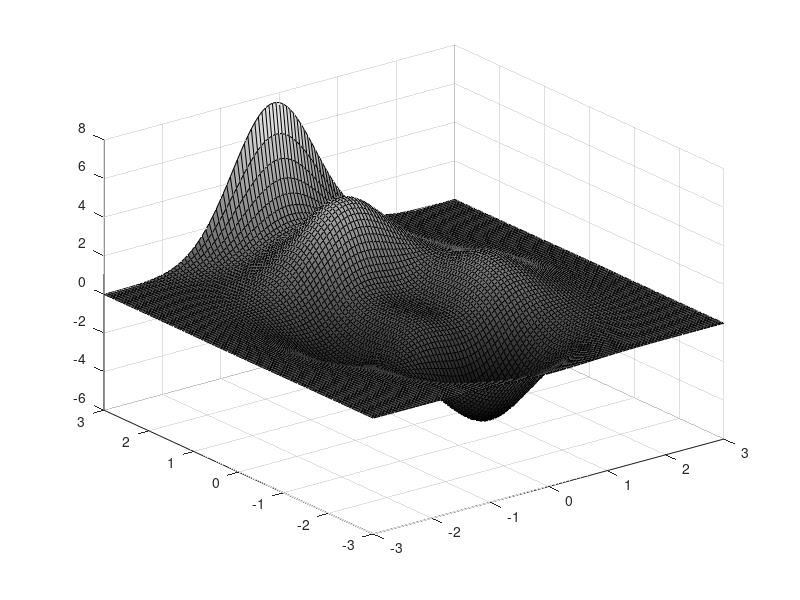

MATLAB code for this plot: (Note: this script raises an error after producing the figure.)
clear all;
close all;

n = 101;
taille_im = 9;

x = linspace(-3,3,n);
y = x;
[X,Y] = meshgrid(x,y);
%Z = 3*(1-X).^2.*exp(-(X.^2) - (Y+1).^2) - 10*(X/5 - X.^3 - Y.^5).*exp(-X.^2-Y.^2) - 1/3*exp(-(X+1).^2 - Y.^2);
Z = 4*(10-X).^2.*exp(-(X.^2) - (Y-5).^2) - 5*(X./7 - X.^3 - Y.^5).*exp(-X.^2-Y.^2) - 1/4*exp(-(X-7).^2 - Y.^2);
%[X,Y,Z] = peaks(n);

figure;
A = surf(X,Y,Z);
colormap('gray');
%     c = colorbar;
%     l = c.Limits;
%     Z = Z + abs(l(1));
%     l = l + abs(l(1));
%     Z = flipud(Z/l(2));
%     Im = uint8(Z*255);
%     figure;
%     imshow(Im);

% Récupération des normales
normals = flipud(A.FaceNormals);
normals = normals./sqrt(sum(normals.^2,3));

% Image en fonction des normales
Im = uint8(normals(:,:,3)*255);
figure;
imshow(Im);

% Récuperation des imagettes
m = int2str(taille_im);
for j=1:n-taille_im
    for i=1:n-taille_im
        imagette = Im(i:i+taille_im-1,j:j+taille_im-1);
        imwrite(imagette,strcat('Data/val_data/imagettes_9x9_100/im',int2str(sub2ind([n-taille_im,n-taille_im],i,j)),'.png'),'png');
    end
end

% Supression des normales inutiles
ind = [1:(taille_im-1)/2 n-(taille_im-1)/2:n-1];
normals(ind,:,:) = [];
normals(:,ind,:) = [];
normals = reshape(normals,[(n-taille_im)*(n-taille_im) 3]);


save('Data/val_data/imagettes_9x9_100/normals.mat','normals');